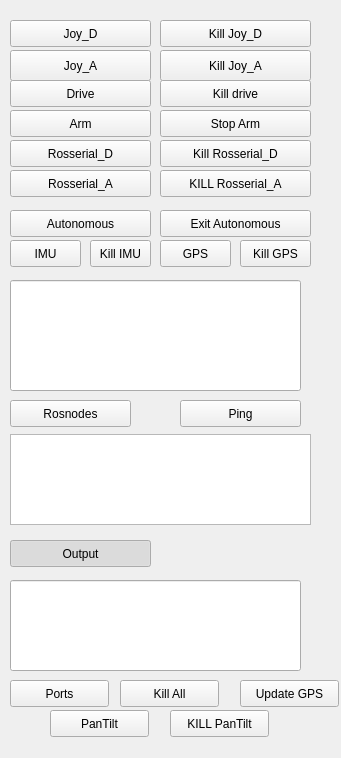
<?xml version="1.0" encoding="UTF-8"?>
<ui version="4.0">
 <class>Form</class>
 <widget class="QWidget" name="Form">
  <property name="geometry">
   <rect>
    <x>0</x>
    <y>0</y>
    <width>341</width>
    <height>758</height>
   </rect>
  </property>
  <property name="windowTitle">
   <string>Form</string>
  </property>
  <widget class="QPushButton" name="pushButton">
   <property name="geometry">
    <rect>
     <x>10</x>
     <y>50</y>
     <width>141</width>
     <height>31</height>
    </rect>
   </property>
   <property name="text">
    <string>Joy_A</string>
   </property>
   <property name="checkable">
    <bool>false</bool>
   </property>
   <property name="checked">
    <bool>false</bool>
   </property>
  </widget>
  <widget class="QPushButton" name="pushButton_2">
   <property name="geometry">
    <rect>
     <x>160</x>
     <y>50</y>
     <width>151</width>
     <height>31</height>
    </rect>
   </property>
   <property name="text">
    <string>Kill Joy_A</string>
   </property>
   <property name="flat">
    <bool>false</bool>
   </property>
  </widget>
  <widget class="QPushButton" name="pushButton_3">
   <property name="geometry">
    <rect>
     <x>10</x>
     <y>20</y>
     <width>141</width>
     <height>27</height>
    </rect>
   </property>
   <property name="text">
    <string>Joy_D</string>
   </property>
  </widget>
  <widget class="QPushButton" name="pushButton_9">
   <property name="geometry">
    <rect>
     <x>160</x>
     <y>20</y>
     <width>151</width>
     <height>27</height>
    </rect>
   </property>
   <property name="text">
    <string>Kill Joy_D</string>
   </property>
  </widget>
  <widget class="QPushButton" name="pushButton_5">
   <property name="geometry">
    <rect>
     <x>10</x>
     <y>80</y>
     <width>141</width>
     <height>27</height>
    </rect>
   </property>
   <property name="text">
    <string>Drive</string>
   </property>
  </widget>
  <widget class="QPushButton" name="pushButton_6">
   <property name="geometry">
    <rect>
     <x>10</x>
     <y>140</y>
     <width>141</width>
     <height>27</height>
    </rect>
   </property>
   <property name="text">
    <string>Rosserial_D</string>
   </property>
  </widget>
  <widget class="QPushButton" name="pushButton_10">
   <property name="geometry">
    <rect>
     <x>160</x>
     <y>80</y>
     <width>151</width>
     <height>27</height>
    </rect>
   </property>
   <property name="text">
    <string>Kill drive</string>
   </property>
  </widget>
  <widget class="QPushButton" name="pushButton_11">
   <property name="geometry">
    <rect>
     <x>160</x>
     <y>140</y>
     <width>151</width>
     <height>27</height>
    </rect>
   </property>
   <property name="text">
    <string>Kill Rosserial_D</string>
   </property>
  </widget>
  <widget class="QPushButton" name="pushButton_14">
   <property name="geometry">
    <rect>
     <x>10</x>
     <y>110</y>
     <width>141</width>
     <height>27</height>
    </rect>
   </property>
   <property name="text">
    <string>Arm</string>
   </property>
  </widget>
  <widget class="QPushButton" name="pushButton_7">
   <property name="geometry">
    <rect>
     <x>10</x>
     <y>540</y>
     <width>141</width>
     <height>27</height>
    </rect>
   </property>
   <property name="text">
    <string>Output</string>
   </property>
   <property name="checkable">
    <bool>true</bool>
   </property>
   <property name="checked">
    <bool>true</bool>
   </property>
  </widget>
  <widget class="QPushButton" name="pushButton_8">
   <property name="geometry">
    <rect>
     <x>10</x>
     <y>170</y>
     <width>141</width>
     <height>27</height>
    </rect>
   </property>
   <property name="text">
    <string>Rosserial_A</string>
   </property>
  </widget>
  <widget class="QPushButton" name="pushButton_12">
   <property name="geometry">
    <rect>
     <x>160</x>
     <y>170</y>
     <width>151</width>
     <height>27</height>
    </rect>
   </property>
   <property name="text">
    <string>KILL Rosserial_A</string>
   </property>
  </widget>
  <widget class="QPushButton" name="pushButton_13">
   <property name="geometry">
    <rect>
     <x>160</x>
     <y>210</y>
     <width>151</width>
     <height>27</height>
    </rect>
   </property>
   <property name="text">
    <string>Exit Autonomous</string>
   </property>
  </widget>
  <widget class="QPushButton" name="pushButton_15">
   <property name="geometry">
    <rect>
     <x>160</x>
     <y>110</y>
     <width>151</width>
     <height>27</height>
    </rect>
   </property>
   <property name="text">
    <string>Stop Arm</string>
   </property>
  </widget>
  <widget class="QTextEdit" name="textEdit">
   <property name="geometry">
    <rect>
     <x>10</x>
     <y>434</y>
     <width>301</width>
     <height>91</height>
    </rect>
   </property>
  </widget>
  <widget class="QPushButton" name="pushButton_4">
   <property name="geometry">
    <rect>
     <x>10</x>
     <y>400</y>
     <width>121</width>
     <height>27</height>
    </rect>
   </property>
   <property name="text">
    <string>Rosnodes</string>
   </property>
  </widget>
  <widget class="QPushButton" name="pushButton_16">
   <property name="geometry">
    <rect>
     <x>180</x>
     <y>400</y>
     <width>121</width>
     <height>27</height>
    </rect>
   </property>
   <property name="text">
    <string>Ping</string>
   </property>
  </widget>
  <widget class="QLineEdit" name="lineEdit">
   <property name="geometry">
    <rect>
     <x>10</x>
     <y>280</y>
     <width>291</width>
     <height>111</height>
    </rect>
   </property>
  </widget>
  <widget class="QPushButton" name="pushButton_17">
   <property name="geometry">
    <rect>
     <x>10</x>
     <y>210</y>
     <width>141</width>
     <height>27</height>
    </rect>
   </property>
   <property name="text">
    <string>Autonomous</string>
   </property>
  </widget>
  <widget class="QPushButton" name="pushButton_18">
   <property name="geometry">
    <rect>
     <x>10</x>
     <y>240</y>
     <width>71</width>
     <height>27</height>
    </rect>
   </property>
   <property name="text">
    <string>IMU</string>
   </property>
  </widget>
  <widget class="QPushButton" name="pushButton_19">
   <property name="geometry">
    <rect>
     <x>240</x>
     <y>240</y>
     <width>71</width>
     <height>27</height>
    </rect>
   </property>
   <property name="text">
    <string>Kill GPS</string>
   </property>
  </widget>
  <widget class="QPushButton" name="pushButton_20">
   <property name="geometry">
    <rect>
     <x>10</x>
     <y>680</y>
     <width>99</width>
     <height>27</height>
    </rect>
   </property>
   <property name="text">
    <string>Ports</string>
   </property>
  </widget>
  <widget class="QLineEdit" name="lineEdit_2">
   <property name="geometry">
    <rect>
     <x>10</x>
     <y>580</y>
     <width>291</width>
     <height>91</height>
    </rect>
   </property>
  </widget>
  <widget class="QPushButton" name="pushButton_21">
   <property name="geometry">
    <rect>
     <x>120</x>
     <y>680</y>
     <width>99</width>
     <height>27</height>
    </rect>
   </property>
   <property name="text">
    <string>Kill All</string>
   </property>
  </widget>
  <widget class="QPushButton" name="pushButton_22">
   <property name="geometry">
    <rect>
     <x>240</x>
     <y>680</y>
     <width>99</width>
     <height>27</height>
    </rect>
   </property>
   <property name="text">
    <string>Update GPS</string>
   </property>
  </widget>
  <widget class="QPushButton" name="pushButton_23">
   <property name="geometry">
    <rect>
     <x>90</x>
     <y>240</y>
     <width>61</width>
     <height>27</height>
    </rect>
   </property>
   <property name="text">
    <string>Kill IMU</string>
   </property>
  </widget>
  <widget class="QPushButton" name="pushButton_24">
   <property name="geometry">
    <rect>
     <x>160</x>
     <y>240</y>
     <width>71</width>
     <height>27</height>
    </rect>
   </property>
   <property name="text">
    <string>GPS</string>
   </property>
  </widget>
  <widget class="QPushButton" name="pushButton_25">
   <property name="geometry">
    <rect>
     <x>50</x>
     <y>710</y>
     <width>99</width>
     <height>27</height>
    </rect>
   </property>
   <property name="text">
    <string>PanTilt</string>
   </property>
  </widget>
  <widget class="QPushButton" name="pushButton_26">
   <property name="geometry">
    <rect>
     <x>170</x>
     <y>710</y>
     <width>99</width>
     <height>27</height>
    </rect>
   </property>
   <property name="text">
    <string>KILL PanTilt</string>
   </property>
  </widget>
 </widget>
 <resources/>
 <connections/>
</ui>
